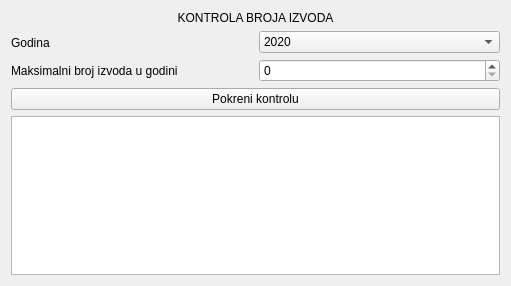
<?xml version="1.0" encoding="UTF-8"?>
<ui version="4.0">
 <class>Form</class>
 <widget class="QWidget" name="Form">
  <property name="geometry">
   <rect>
    <x>0</x>
    <y>0</y>
    <width>511</width>
    <height>286</height>
   </rect>
  </property>
  <property name="windowTitle">
   <string>Form</string>
  </property>
  <layout class="QVBoxLayout" name="verticalLayout_3">
   <item>
    <widget class="QLabel" name="label_3">
     <property name="maximumSize">
      <size>
       <width>16777215</width>
       <height>50</height>
      </size>
     </property>
     <property name="text">
      <string>KONTROLA BROJA IZVODA</string>
     </property>
     <property name="alignment">
      <set>Qt::AlignmentFlag::AlignCenter</set>
     </property>
    </widget>
   </item>
   <item>
    <layout class="QHBoxLayout" name="horizontalLayout">
     <item>
      <layout class="QVBoxLayout" name="verticalLayout">
       <item>
        <widget class="QLabel" name="label">
         <property name="text">
          <string>Godina</string>
         </property>
        </widget>
       </item>
       <item>
        <widget class="QLabel" name="label_2">
         <property name="text">
          <string>Maksimalni broj izvoda u godini</string>
         </property>
        </widget>
       </item>
      </layout>
     </item>
     <item>
      <layout class="QVBoxLayout" name="verticalLayout_2">
       <item>
        <widget class="QComboBox" name="combo_year">
         <item>
          <property name="text">
           <string>2020</string>
          </property>
         </item>
         <item>
          <property name="text">
           <string>2021</string>
          </property>
         </item>
         <item>
          <property name="text">
           <string>2022</string>
          </property>
         </item>
        </widget>
       </item>
       <item>
        <widget class="QSpinBox" name="spin_max_number">
         <property name="maximum">
          <number>366</number>
         </property>
        </widget>
       </item>
      </layout>
     </item>
    </layout>
   </item>
   <item>
    <widget class="QPushButton" name="btn_run_control">
     <property name="text">
      <string>Pokreni kontrolu</string>
     </property>
    </widget>
   </item>
   <item>
    <widget class="QPlainTextEdit" name="textedit_status"/>
   </item>
  </layout>
 </widget>
 <resources/>
 <connections/>
</ui>
